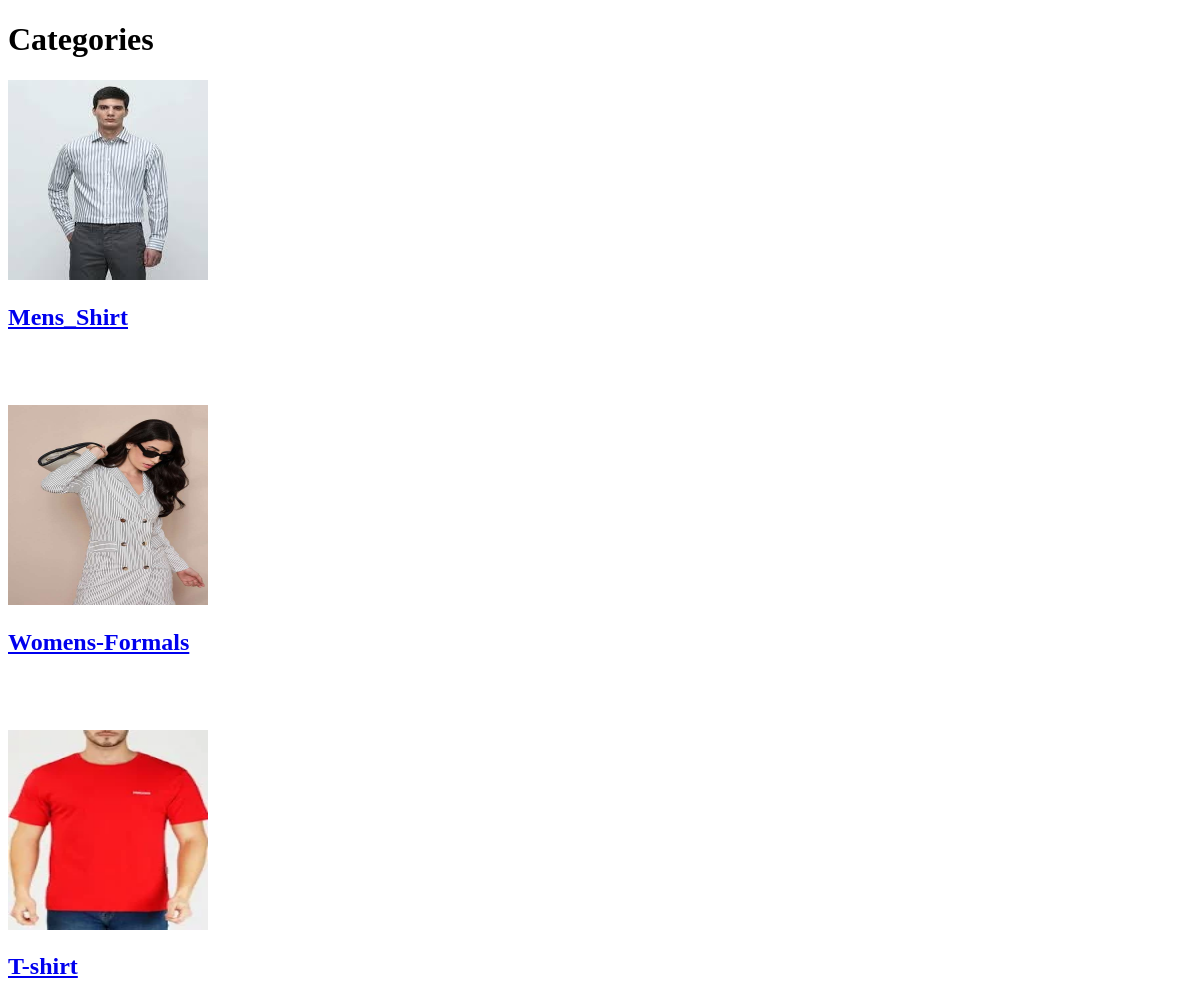
Page /producthome/ on the earlier database version.
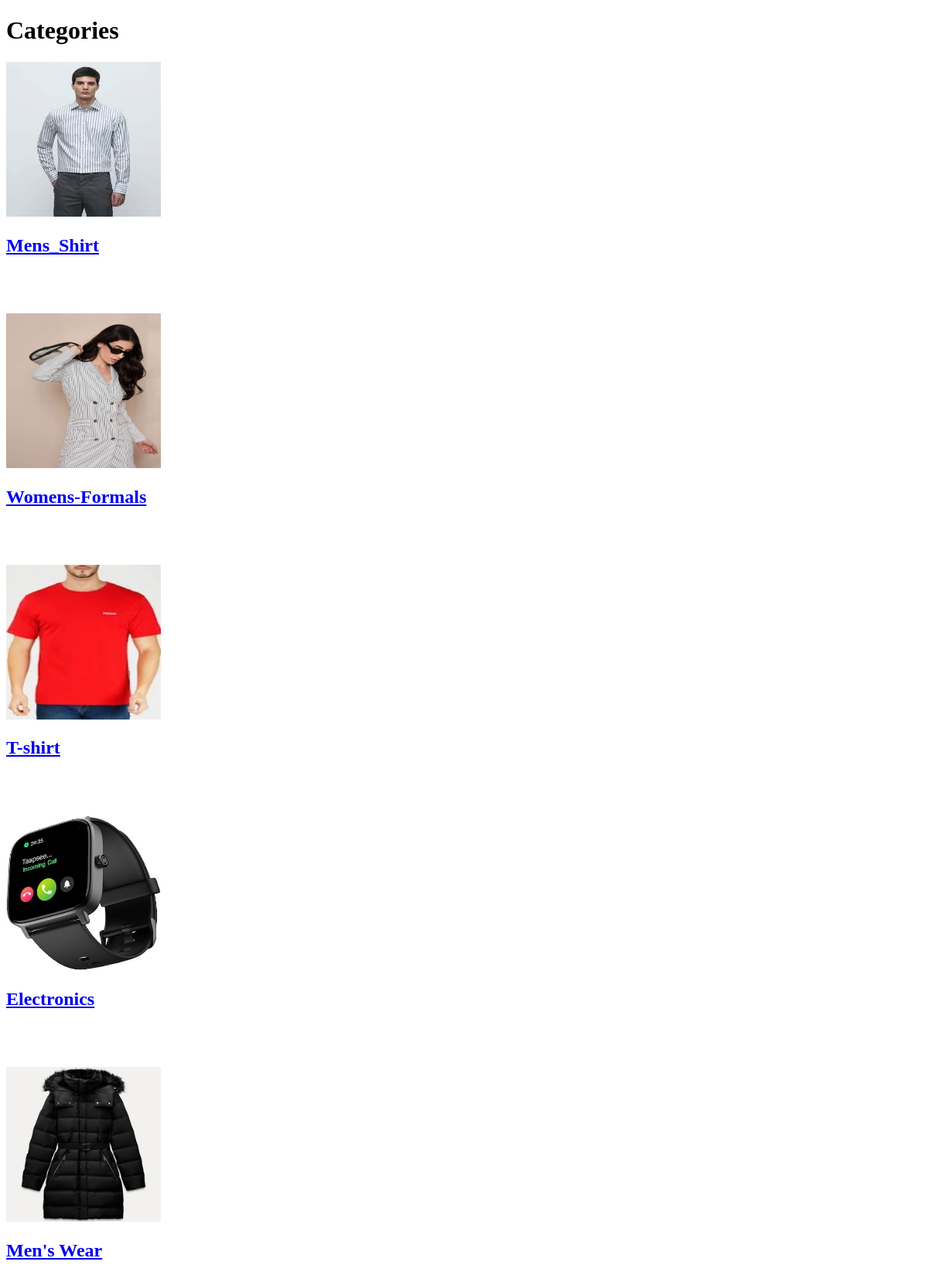
Same page on the later database version.
### app/models.py (models this page shows, shortened)
class ProductCategory(models.Model):
    product_category_id = models.AutoField(primary_key=True)
    category_name = models.CharField(max_length=255)
    category_image = models.ImageField(upload_to='category_images/', null=True, blank=True)
    category_description = models.TextField(null=True, blank=True)
    size_category = models.ForeignKey(SizeCategory, on_delete=models.CASCADE)
    parent_category = models.ForeignKey('self', null=True, blank=True, on_delete=models.SET_NULL)
    slug = models.CharField(max_length=100, null=True, blank=True)

### app/views.py (the view)
# urls.py: path('producthome/', views.producthomeview, name='producthome'),
def producthomeview(request):
    categories = ProductCategory.objects.filter(category_name__in = ['Mens_Shirt','Womens-Formals','T-shirt', 'Electronics',"Men's Wear"])
    context = {
        'categories': categories
    }
    return render(request,'homes.html', context)

### template/homes.html (shortened to what this page needs)
<!DOCTYPE html>
<html lang="en">
<head>
</head>
<body>
    <h1> Categories </h1>
    {% for category in categories %}
    <div>
        <a href="{% url 'category' category.slug %}"><img src="{{category.category_image.url}}" alt="" width="200px"  height="200px">
            <br>
            <h2>{{category.category_name}}</h2>  <br>
        </a> <br><br>
    </div>
    {% endfor %}
</body>
</html>

Differences in the rows shown:
added ProductCategory: category_image (picture), category_name "Electronics"
added ProductCategory: category_image (picture), category_name "Men's Wear"
